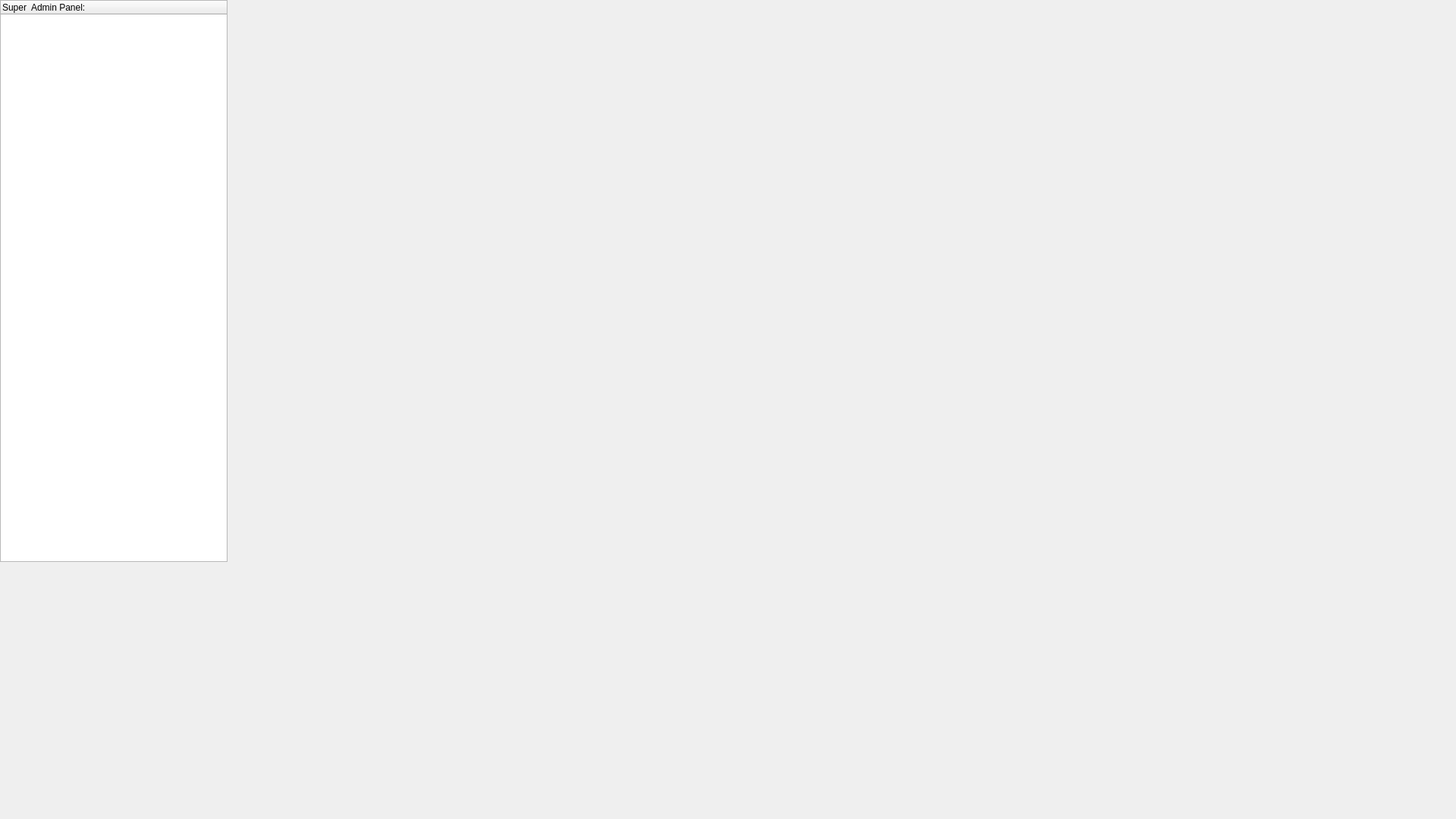
<?xml version="1.0" encoding="UTF-8"?>
<ui version="4.0">
 <class>superadminpanel</class>
 <widget class="QDialog" name="superadminpanel">
  <property name="geometry">
   <rect>
    <x>0</x>
    <y>0</y>
    <width>1920</width>
    <height>1080</height>
   </rect>
  </property>
  <property name="windowTitle">
   <string>Dialog</string>
  </property>
  <widget class="QWidget" name="layoutWidget">
   <property name="geometry">
    <rect>
     <x>0</x>
     <y>0</y>
     <width>1521</width>
     <height>741</height>
    </rect>
   </property>
   <layout class="QHBoxLayout" name="horizontalLayout">
    <item>
     <widget class="QTreeWidget" name="treeWidget">
      <property name="minimumSize">
       <size>
        <width>300</width>
        <height>300</height>
       </size>
      </property>
      <property name="maximumSize">
       <size>
        <width>200</width>
        <height>980</height>
       </size>
      </property>
      <column>
       <property name="text">
        <string notr="true">Super  Admin Panel:</string>
       </property>
      </column>
     </widget>
    </item>
    <item>
     <widget class="QStackedWidget" name="stackedWidget">
      <property name="sizePolicy">
       <sizepolicy hsizetype="Expanding" vsizetype="Ignored">
        <horstretch>0</horstretch>
        <verstretch>0</verstretch>
       </sizepolicy>
      </property>
      <property name="minimumSize">
       <size>
        <width>300</width>
        <height>300</height>
       </size>
      </property>
      <property name="maximumSize">
       <size>
        <width>1700</width>
        <height>980</height>
       </size>
      </property>
      <property name="currentIndex">
       <number>1</number>
      </property>
      <widget class="QWidget" name="page"/>
      <widget class="QWidget" name="page_2"/>
     </widget>
    </item>
   </layout>
  </widget>
 </widget>
 <resources/>
 <connections/>
</ui>
